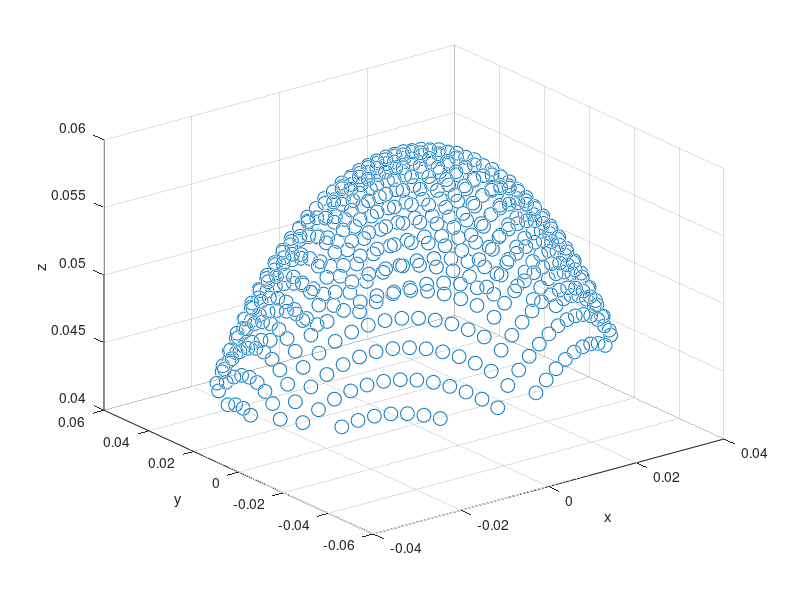

Write the MATLAB code that produced this figure. (Note: this script raises an error after producing the figure.)




% Define a simple 3D distance macro
calcDistance = @(x1,y1,z1,x2,y2,z2) sqrt((x1-x2)*(x1-x2)+(y1-y2)*(y1-y2)+(z1-z2)*(z1-z2));
 
domeRadius = 60;    % LED Dome Radius, mm
LEDPitch  = 3.5;    % LED Pitch, mm
domeAngle  = 77;    % Full angle of LED coverage on dome, deg

% Options
saveOutput = 1;      % Toggles saving a coordinates file via file prompt
makeCircular = 1;    % Truncates the point cloud to a circle
calcPCBSpacing = 0;  % Calculate optimum PCB Spacing for the given pattern

seperationAngle = 2*asin(LEDPitch/(2*domeRadius));

radius = domeRadius/1000;  % radius of mounting flange in meters
domeAngle = domeAngle * (pi/180); % Convert to Radians

% Here we employ a hexagonal packing algorithm. There are more efficent
% ways to do this that will work over an entire sphere, but this works well
% enough for our application.

% These are to tune the absolute angular spacing to achieve the desired
% packing
phiCorrection = 1.17; 
thetaCorrection = 1.123;

% These constants control the "bending" of the array pattern around the
% dome, they help conce
phicons = .24;
thetacons = .29;

% These define the min and maximum cutoffs. They are used for error
% checking and have no effect on the array generation.
minCutoff = 3.3 / 1000; % in mm, converted to m
maxCutoff = 4.0 / 1000; % in mm, converted to m

% END USER VARIABLES

phispac = phiCorrection * seperationAngle; % row spacing
thetaspac = thetaCorrection * seperationAngle; % column spacing

rows = floor(2*domeAngle/thetaspac);
cols = floor(2*domeAngle/phispac);

sphericalCoords = [];
cartesianCoords = [];
rowCount = [];
distList = [];

for rowIdx=0:rows
    thinc=(2*(rowIdx-rows/2)/rows);
    thetaVal = thetaspac*((rowIdx-rows/2)); % determines the row we're on
    thetaVal=thetaspac*((rowIdx-rows/2)+abs(thinc)*thetacons)/(1+thetacons);
    phinsp=phispac*(1-phispac)+phicons*phispac*(2*abs(rowIdx-rows/2)/rows);
    
    cs = cols + mod(rowIdx,2);              % stagger each row

    thv2 = repmat(thetaVal,[cs+1 1]);       % builds the row index
    colVec = ( -cs/2 : cs/2 );              % creats array of columns to make the row
    phiv = colVec * phinsp;                % builds the row
    rc = [ phiv.' thv2 radius*ones(cs+1,1)];                   % row, column
    rn=zeros(cs+1,3);                       % converts to xyz
    R = zeros(cs+1,3);
    
    [zo,yo,xo] = sph2cart(rc(:,1),rc(:,2),1); % Cartesian coords if R = 1
    [zr,yr,xr] = sph2cart(rc(:,1),rc(:,2),rc(:,3)); % Cartesian coords if R = radius
    
    rc_phi = rc(:,1);
    rc_theta = rc(:,2);
    if (makeCircular)
        circr = domeAngle/2;
        xr=xr(zo>sqrt(1-circr*circr),:); % make circular
        yr=yr(zo>sqrt(1-circr*circr),:); % make circular
        zr=zr(zo>sqrt(1-circr*circr),:); % make circular
        rc_phi=rc_phi(zo>sqrt(1-circr*circr),:); % make circular
        rc_theta=rc_theta(zo>sqrt(1-circr*circr),:); % make circular
    end
    rowCount = [rowCount; size(xr,1)];
    sphericalCoords = [sphericalCoords; [rc_phi rc_theta]];
    cartesianCoords = [cartesianCoords; [xr yr zr]];
end


scatter3(cartesianCoords(:,1),cartesianCoords(:,2),cartesianCoords(:,3),100); % Swap X and Z for display - Solidworks coordinates are different than MATLAB's in the way I like to set things up (zp)
xlabel('x'); ylabel('y'); zlabel('z');

% Build the Array for importing into Solidworks or Inventor, prompt the
% user to save the file

R = vertcat([0,0,size(cartesianCoords,1)],cartesianCoords); % Add one row of zeros for compatability, plus number of holes in the last slot
if (saveOutput)
   [filename, pathname] = uiputfile('*.cor');
   dlmwrite(strcat(pathname,filename),R,'precision',16,'newline','pc');
   save('ccs_domeHoleCoordinates.mat','cartesianCoords','sphericalCoords')
end

% Calculates the optimum angles for placing the fanned controller PCBs to
% ensure it's possible to solder all LEDs
if (calcPCBSpacing)
   holeCount = size(R,1)-1;
   ledsPerBoard = 64;
   nBoards = ceil(holeCount/ledsPerBoard); % add one because spacing on the ends of the array will be sparse
   
   % now calculate the LED's per board including the empty sockets, so we
   % have equal spacing:
   newLEDsPerBoard = ceil(holeCount/nBoards);
   boardAngles = zeros(nBoards,1);
   ax1 = 1;
   ax2 = 3;
   holeAngles = atand(cartesianCoords(:,ax1)./cartesianCoords(:,ax2)); % get the angle of each hole across the board axis
   % Account for sign difference due to the tangent so we can step through 
   % posAngles = [ 90.- (-1.*holeAngles(holeAngles<0,:))+90; holeAngles(holeAngles>=0,:) ];
   
   centerHole = ceil(holeCount/2);
   % If we have an odd number of boards, place one in the center (90 deg)
   if(mod(nBoards,2)) % Odd number of boards
       boardAngles(ceil(nBoards/2)) = 0;
       posHole = centerHole+newLEDsPerBoard;
       negHole = centerHole-newLEDsPerBoard;
       posBoard = ceil(nBoards/2);
       negBoard = floor(nBoards/2);
   else % Even number of boards
       posHole = centerHole+floor(newLEDsPerBoard/2);
       negHole = centerHole-floor(newLEDsPerBoard/2);
       posBoard = nBoards/2 + 1;
       negBoard = nBoards/2;
   end
       
   while (negBoard > 0)
       boardAngles(negBoard) =  holeAngles(negHole);
       negHole = negHole - newLEDsPerBoard;
       negBoard = negBoard - 1;
   end

   while (posBoard <= nBoards)
       boardAngles(posBoard) =  holeAngles(posHole);
       posHole = posHole + newLEDsPerBoard;
       posBoard = posBoard + 1;
   end
       
   boardAngles
end
disp(horzcat(num2str(size(R,1)-1),' holes generated. '));
